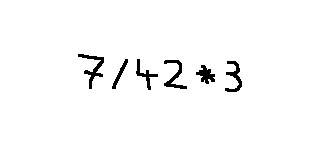
#> input picture testing/easy1.JPG, 320 x 160 px; the run also reads 1 picture not shown here
$ python threshold_detection_tests.py
#> lines starting #> are read from the running program, lines starting #| are printed output that depends on the picture; after the words box and inside, x2 and y2 are one past the last pixel; in counts of white or black regions, pixels touching at a corner belong together
### network/mser/utils.py
import cv2
import numpy as np
import imutils
import math

# Checks if a rectangle is inside the test rectangle
def is_inside_box(check_box, test_box):
    cx, cy, cw, ch = check_box
    tx, ty, tw, th = test_box
    min_x = tx
    max_x = tx + tw
    min_y = ty
    max_y = ty + th
    if (min_x <= cx <= max_x) and (min_y <= cy <= max_y):
        return True
    return False


def filter_boxes(boxes, search_area):
    # Discard boxes which are too large or have extreme aspect ratios
    max_area_threshold = 0.15
    while True:
        reset = False
        for index, box in enumerate(boxes):
            x, y, w, h = box
            box_area = w * h
            if box_area > int(search_area * max_area_threshold):
                reset = True
                boxes = np.delete(boxes, index, 0)
                break
            if (w / 28) > h or (h / 28) > w:
                reset = True
                boxes = np.delete(boxes, index, 0)
                break
        if not reset:
            break

    # Some regions of interest may overlap, so we need to remove those
    while True:
        reset = False
        for index, box in enumerate(boxes):
            for test_box in boxes:
                if np.array_equal(box, test_box):
                    continue
                if is_inside_box(box, test_box):
                    reset = True
                    boxes = np.delete(boxes, index, 0)
                    break
            if reset:
                break
        if not reset:
            break

    return boxes


# Resizes a grayscale image with arbitrary size to (28, 28) while preserving the original aspect ratio
# [53 lines left out: functions resize_image, resize_image_no_padding, pad_to_size, try_eval_equation, not called in this run]

### network/mser/threshold_detection_tests.py
import cv2
import cv2 as cv
import numpy as np
from matplotlib import pyplot as plt
import imutils
from tensorflow import keras
import tensorflow as tf
from sklearn import preprocessing

from network.mser.utils import filter_boxes

img_size = (320, 160)

mser = cv2.MSER_create(delta=25, min_area=20, max_variation=0.4)

img1 = cv2.resize(cv.imread('../../testing/easy1.JPG', cv2.IMREAD_GRAYSCALE), img_size, interpolation=cv2.INTER_LINEAR)
#> img1: shape (160, 320); min 0, max 255, mean 249.2
img2 = cv2.resize(cv.imread('../../testing/easy2.JPG', cv2.IMREAD_GRAYSCALE), img_size, interpolation=cv2.INTER_LINEAR)
#> img2: shape (160, 320); min 0, max 255, mean 251
img3 = cv2.resize(cv.imread('../../testing/med1.JPG', cv2.IMREAD_GRAYSCALE), img_size, interpolation=cv2.INTER_LINEAR)
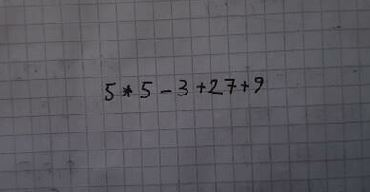
#> input picture testing/med1.JPG, 370 x 192 px
#> img3: shape (160, 320); min 2, max 127, mean 90.8
img4 = cv2.resize(cv.imread('../../testing/med2.JPG', cv2.IMREAD_GRAYSCALE), img_size, interpolation=cv2.INTER_LINEAR)
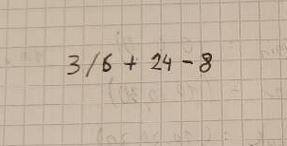
#> input picture testing/med2.JPG, 287 x 146 px
#> img4: shape (160, 320); min 19, max 205, mean 182.8
img5 = cv2.resize(cv.imread('../../testing/hard1.JPG', cv2.IMREAD_GRAYSCALE), img_size, interpolation=cv2.INTER_LINEAR)
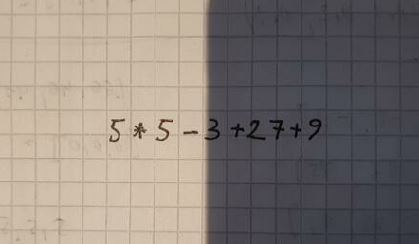
#> input picture testing/hard1.JPG, 419 x 244 px
#> img5: shape (160, 320); min 1, max 207, mean 127.9
img6 = cv2.resize(cv.imread('../../testing/hard2.JPG', cv2.IMREAD_GRAYSCALE), img_size, interpolation=cv2.INTER_LINEAR)
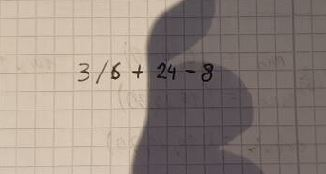
#> input picture testing/hard2.JPG, 326 x 174 px
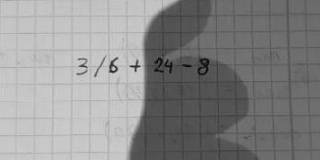
#> img6: shape (160, 320); min 6, max 220, mean 139

orig_images = [img1, img2, img3, img4, img5, img6]
images = [img1, img2, img3, img4, img5, img6]

for img in orig_images:
    blurred = cv2.medianBlur(img, 3)
    images.append(blurred)
#> this loop made 6 passes
#> after the loop, images = 12 items

for img in orig_images:
    blurred = cv2.bilateralFilter(img, 5, 11, 7)
    images.append(blurred)
#> after the loop, images = 18 items

for img in orig_images:
    blurred = cv2.GaussianBlur(img, (5, 5), 0)
    images.append(blurred)
#> after the loop, images = 24 items

block_size = 15
constant = 11

for img in images:
    ret, th1 = cv.threshold(img, 127, 255, cv.THRESH_BINARY)
    ret2, th2 = cv.threshold(img, 127, 255, cv.THRESH_BINARY + cv.THRESH_OTSU)
    ret3, th3 = cv.threshold(img, 127, 255, cv.THRESH_BINARY + cv.THRESH_TRIANGLE)
    th4 = cv.adaptiveThreshold(img, 255, cv.ADAPTIVE_THRESH_MEAN_C, cv.THRESH_BINARY, block_size, constant)
    th5 = cv.adaptiveThreshold(img, 255, cv.ADAPTIVE_THRESH_GAUSSIAN_C, cv.THRESH_BINARY, block_size, constant)

    thresholds = [th1, th2, th3, th4, th5]
    visualized = []

    for threshold in thresholds:
        regions, potentially_valid_boxes = mser.detectRegions(threshold)
        valid_boxes = filter_boxes(potentially_valid_boxes, 320 * 160)
        vis = cv2.cvtColor(threshold.copy(), cv2.COLOR_GRAY2RGB)
        for index, box in enumerate(valid_boxes):
            x, y, w, h = box
            vis = cv2.rectangle(vis, (x, y), (x + w, y + h), (255, 125, 0), 1)
        visualized.append(vis)

    titles = ['Original Image', 'Global v=127', 'Global + otsu', 'Global + triangle',
              'Adaptive Mean (' + str(block_size) + "," + str(constant) + ")",
              'Adaptive Gaussian (' + str(block_size) + "," + str(constant) + ")"]
    images = [img] + visualized
    for i in range(6):
        plt.subplot(3, 2, i+1)
        plt.imshow(images[i], 'gray')
        plt.title(titles[i])
        plt.xticks([])
        plt.yticks([])
    plt.show()
#> this loop made 24 passes
#> (ret2, ret3) on pass 1: (12, 253)
#> pass 1, `ret3, th3 = cv.threshold(img, 127, 255, cv.THRESH_BINARY + cv.THRESH_T..`:
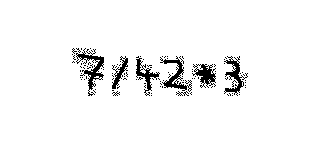
#> th3: shape (160, 320); 96.1% white; 105 black regions (98 under 20 px), largest, box (x1, y1, x2, y2) and area: (76, 48, 104, 96) 401, (160, 56, 192, 92) 341, (224, 56, 248, 96) 310
#> after the loop:
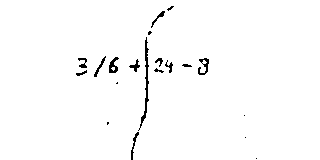
#> threshold: shape (160, 320); 98.3% white; black in thin lines or dots, all inside (x1, y1, x2, y2) = (76, 6, 257, 160)
